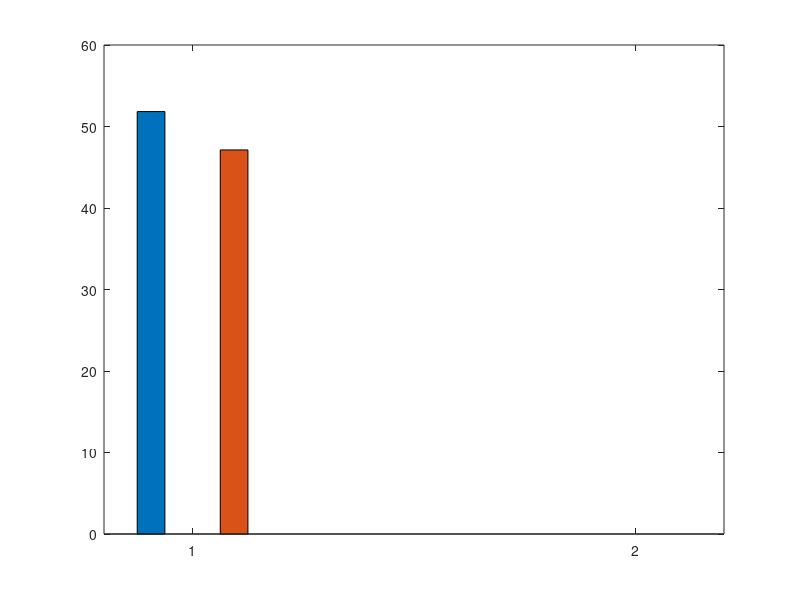

Recreate this plot in MATLAB. (Note: this script raises an error after producing the figure.)
%% BAR PLOTS
%% Cross-Valid - Com Baseline
media=[42.838,46.330;
       46.260,47.678;
       44.384,39.239;
       40.388,44.706];

desvio=[01.238,02.137;
        01.389,03.311;
        02.292,02.350;
        01.241,01.798];   

lbls = [{'I1'}, {'I4'}, {'I5'}, {'I6'}];
chute = 1/3*100;
xline = 0:5;
axlim = [0.5,4.5,0,100];
yline = chute*ones(1,length(xline));
txt_title = 'Médias de Acurácia - Validação Cruzada com Baseline';
ctrs = 1:size(media,1);
cap = 12;

%% Cross-Valid - Sem Baseline
media=[50.667,50.923;
       52.852,50.111;
       49.958,46.000;
       50.083,53.000];

desvio=[00.838,02.472;
        02.480,02.528;
        01.663,02.951;
        01.425,06.082];   

lbls = [{'I1'}, {'I4'}, {'I5'}, {'I6'}];
chute = 1/2*100;
xline = 0:5;
axlim = [0.5,4.5,0,100];
yline = chute*ones(1,length(xline));
txt_title = 'Médias de Acurácia - Validação Cruzada sem Baseline';
ctrs = 1:size(media,1);
cap = 12;

%% Indiv - Com Baseline
media=[45.503,39.579;
       44.206,57.059;
       44.565,47.586;
       40.000,46.230];

desvio=[01.077,04.250;
        02.717,04.461;
        03.261,05.258;
        01.969,06.699];   

lbls = [{'I1'}, {'I4'}, {'I5'}, {'I6'}];
chute = 1/3*100;
xline = 0:5;
axlim = [0.5,4.5,0,100];
yline = chute*ones(1,length(xline));
txt_title = 'Médias de Acurácia - Avaliação Individual com Baseline';
ctrs = 1:size(media,1);
cap = 12;

%% Indiv - Sem Baseline
media=[50.000,47.857;
       55.111,54.483;
       52.750,52.308;
       50.875,53.462];

desvio=[01.654,03.511;
        03.128,04.328;
        03.383,04.385;
        02.363,07.373];

lbls = [{'I1'}, {'I4'}, {'I5'}, {'I6'}];
chute = 1/2*100;
xline = 0:5;
axlim = [0.5,4.5,0,100];
yline = chute*ones(1,length(xline));
txt_title = 'Médias de Acurácia - Avaliação Individual sem Baseline';
ctrs = 1:size(media,1);
cap = 12;

%% Holdout - Com Baseline
media=[43.544,49.504;
        0,0];

desvio=[01.196,01.110;
        0,0];

lbls = {'Media'};
chute = 1/3*100;
xline = 0:2;
axlim = [0.3,1.7,0,100];
yline = chute*ones(1,length(xline));
txt_title = 'Médias de Acurácia - Holdout com Baseline';
ctrs = 1:size(media,1);
cap = 20;

%% Holdout - Sem Baseline
media=[52.237,51.138;
        0,0];

desvio=[01.782,02.061;
        0,0];

lbls = {'Media'};
chute = 1/2*100;
xline = 0:2;
axlim = [0.3,1.7,0,100];
yline = chute*ones(1,length(xline));
txt_title = 'Médias de Acurácia - Avaliação Individual sem Baseline';
ctrs = 1:size(media,1);
cap = 20;
    
%% Session M - Com Baseline
media=[43.618,42.165;
        0,0];

desvio=[01.594,06.411;
        0,0];

lbls = {'Media'};
chute = 1/3*100;
xline = 0:2;
axlim = [0.3,1.7,0,100];
yline = chute*ones(1,length(xline));
txt_title = 'Médias de Acurácia - Com ensaios Motores com Baseline';
ctrs = 1:size(media,1);
cap = 20;

%% Session M - Sem Baseline
media=[51.833,47.125;
        0,0];

desvio=[02.694,05.601;
        0,0];

lbls = {'Media'};
chute = 1/2*100;
xline = 0:2;
axlim = [0.3,1.7,0,100];
yline = chute*ones(1,length(xline));
txt_title = 'Médias de Acurácia - Com ensaios Motores sem Baseline';
ctrs = 1:size(media,1);
cap = 20;

%% PLOT GRAFICO
data = media;
figure;
hBar = bar(ctrs, data,0.5);
for k1 = 1:size(media,2)
    ctr(k1,:) = bsxfun(@plus, hBar(1).XData, [hBar(k1).XOffset]');
    ydt(k1,:) = hBar(k1).YData;
end
hold on
errorbar(ctr', ydt', desvio, '.k', 'Capsize', cap, 'LineWidth', 0.8)
set(hBar(1), 'FaceColor','g')
set(hBar(2), 'FaceColor','b')
title(txt_title);
set(gca,'XTickLabel',lbls');
ylabel('Acurácia - [%]');
xlabel('Indivíduos');
grid on
plt = plot(xline,yline,'--k');
legend([hBar(1), hBar(2), plt],{'Janela = 250 amostras','Janela = 750 amostras', 'Acaso'});
legend('boxoff');
axis(axlim)
hold off